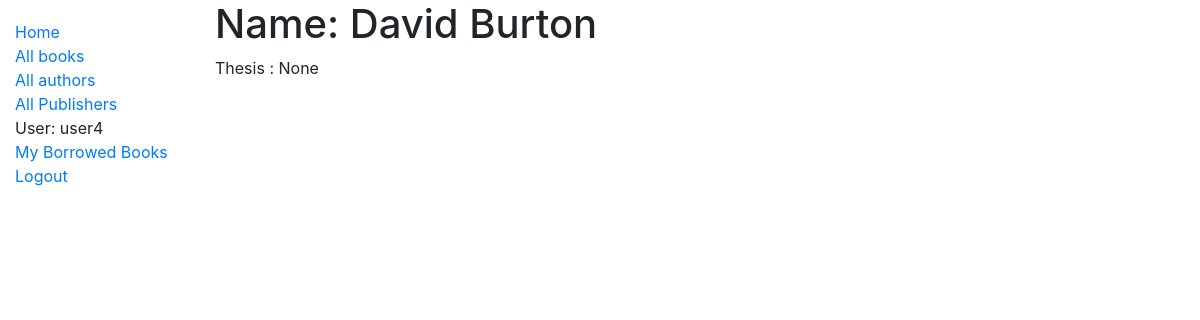
/catalog/authors/5/ (signed in), run on the app's committed database.
### catalog/models.py (models this page shows, shortened)
class Author(models.Model):
    first_name=models.CharField(max_length=100)
    last_name=models.CharField(max_length=100)
    thesis=models.TextField(max_length=200, null=True)
    last_accessed=models.DateTimeField(null=True)
    class Meta:
        ordering=['last_name','first_name']

### catalog/views.py (the view)
# urls.py: path('authors/<int:pk>/', views.AuthorDetailView.as_view(), name='author-detail'),
class AuthorDetailView(generic.DetailView):
    queryset=Author.objects.all()
    def get_object(self):
        obj=super().get_object()
        obj.last_accessed=timezone.now()
        obj.save()
        return obj

### catalog/templates/catalog/author_detail.html
{% extends "base_generic.html" %}
{% block content %}
<h1>Name: {{author.first_name}} {{author.last_name}}</h1>
<p>Thesis : {{author.thesis}}</p>
{% endblock %}

### catalog/templates/base_generic.html (shortened to what this page needs)
<!DOCTYPE html>
<html lang="en">
<head>
  <link rel="stylesheet" href="https://cdn.jsdelivr.net/npm/bootstrap@4.5.3/dist/css/bootstrap.min.css">
  {% load static %}
  <link rel="stylesheet" href="{% static 'css/styles.css' %}">
</head>
<body>
  <div class="container-fluid">
    <div class="row">
      <div class="col-sm-2">
      {% block sidebar %}
        <ul class="sidebar-nav">
          <li><a href="{% url 'index' %}">Home</a></li>
          <li><a href="{% url 'books' %}">All books</a></li>
          <li><a href="{% url 'authors' %}">All authors</a></li>
          <li><a href="{% url 'publishers' %}">All Publishers</a></li>
          {% if user.is_authenticated %}
            <li>User: {{user.get_username}}</li>
            <li><a href="{%url 'my-borrowed' %}">My Borrowed Books</a></li>
            <li><a href="{% url 'logout' %}?next={{request.path}}">Logout</a></li>
          {% else %}
            <li><a href="{% url 'login' %}?next={{request.path}}">Login</a></li>
            <li><a href="{% url 'register' %}">Register</a></li>
          {% endif %}
        </ul>
     {% endblock %}
      </div>
      <div class="col-sm-10 ">{% block content %}{% endblock %}</div>
    </div>
  </div>
</body>
</html>

### catalog/static/css/styles.css (style rules this page uses)
.sidebar-nav { margin-top: 20px; padding: 0; list-style: none; }

### data on the page
Author: first_name "David", last_name "Burton", thesis "None"

### other printed values
{{ user.get_username }} "user4"
